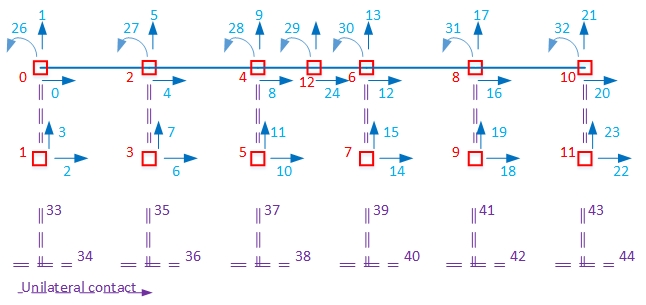

Reproduce this figure in Python.
import math
import numpy as np
import matplotlib as mpl
import time

from input_data import SCALE_DEF
from FEM.scheme import NodeContainer, StiffnessMatrix, LoadVector, solve_slae
from FEM.element_null import ElementNullContainer
from FEM.element_4node import Element4NodeLinearContainer
from FEM.element_frame import ElementFrameContainer
from LCP.initial_table import InitialTable
from LCP.lemke import Lemke
from Visualize.plot_data_qt import PlotScheme  # for visualizing
from GUI.PyQt.contactFEM import application

mpl.use('TkAgg')

start = time.time()

# set inputs
Ar = 0.2  # Cross-section area
Er = 2e11  # Yong's modulus
Ix = 2.3 * 10 ** (-4)  # Moment of inertia
F = 1e6  # Force external
# add nodes ---------------------------------------------------------------------
nodes = NodeContainer()
for i in range(6):  # adding nodes every 1 m (along x axis)
    nodes.add_node(i, 0)
    nodes.add_node(i, 0)
nodes.add_node(2.5, 0)  # add node in the center
# add frame elements -------------------------------------------------------------
element_frame = ElementFrameContainer(nodes_scheme=nodes)
element_frame.add_element(EN=[0, 2], E=Er, A=Ar, I=Ix)
element_frame.add_element(EN=[2, 4], E=Er, A=Ar, I=Ix)
element_frame.add_element(EN=[4, 12], E=Er, A=Ar, I=Ix)
element_frame.add_element(EN=[12, 6], E=Er, A=Ar, I=Ix)
element_frame.add_element(EN=[6, 8], E=Er, A=Ar, I=Ix)
element_frame.add_element(EN=[8, 10], E=Er, A=Ar, I=Ix)
# add 4 node elements
element_4node = None  # there are no such elements
# n null elements and adding t null elements silently
element_null = ElementNullContainer(nodes_scheme=nodes)
for i in range(0, 12, 2):
    element_null.add_element(EN=[i + 1, i], cke=123, alpha=math.pi / 2)


# form R and solve SLAE --------------------------------------------------------
sm = StiffnessMatrix(nodes=nodes, el_frame=element_frame, el_4node=[], el_null=element_null)
nodes_to_support = [i for i in range(1, 12, 2)]
sm.support_nodes(nodes_to_support, direction='hv')
print('rank and shape0:', np.linalg.matrix_rank(sm.r), sm.r.shape[0])
print(f'cond: {np.linalg.cond(sm.r)}')
#assert np.linalg.matrix_rank(sm.r) == sm.r.shape[0]  # check if system in construction

lv = LoadVector()
lv.add_concentrated_force(force=-F, degree_of_freedom=25)
#lv.add_concentrated_force(force=-F/100, degree_of_freedom=21)

u_linear = solve_slae(sm, lv)

# set to show only first 5 numbers when printing numpy values
np.set_printoptions(formatter={'float': lambda x: "{0:0.5f}".format(x)})


# do stuff about contact SM and LV ---------------------------------------------
intl_table = InitialTable(element_null, sm, lv, u_linear)
intl_table.form_initial_table()
# do lemke / solve LCP
lemke = Lemke(intl_table)
lemke.lcp_solve()

# plot --------------------------------------------------------------------------
# Calculation and plotting object
graph = PlotScheme(nodes=nodes, sm=sm, lv_const=lv, element_frame=element_frame, element_container_obj=None,
                   element_null=element_null, partition=10, scale_def=1000)

# calculate time
end = time.time()
last = end - start
print("Time: ", last)

if __name__ == "__main__":
    graph.fill_arrays_scheme()  # form info for plot at UI
    application(graph)
